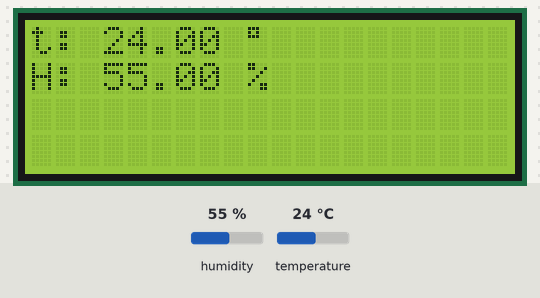
The sketch below on a simulated Arduino Uno, built with avr-gcc and run on an emulated ATmega328P. Shown: 20×4 character LCD. Wiring (inferred from the names in the program): DHT22 sensor: data pin 2. Inputs (shaded band) come from the test bench; at power-on: humidity 55 %, temperature 24 °C.

Above: at 1.2 s.
1.3 s: humidity set to 22 %
At 4.0 s:
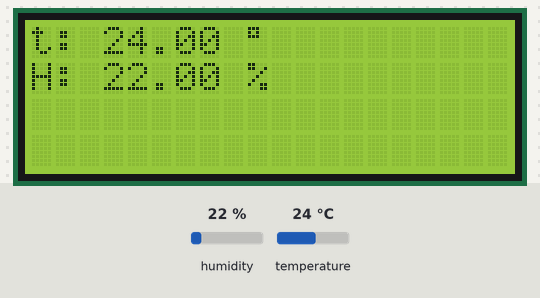
4.4 s: temperature set to 12 °C
At 5.5 s:
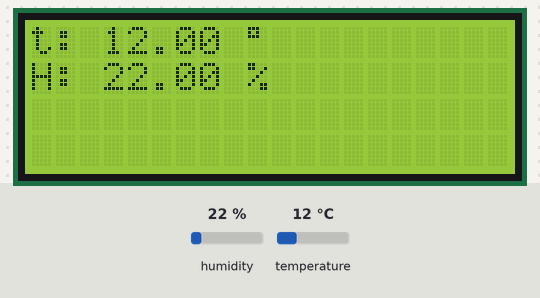
7.5 s: humidity set to 40 %
At 9.8 s:
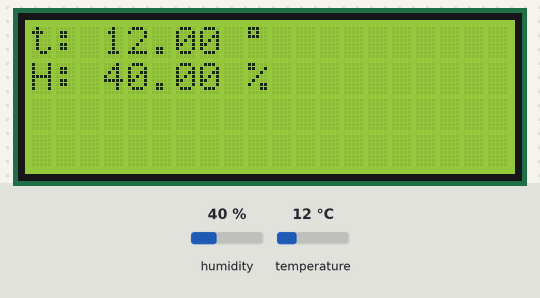
11.0 s: temperature set to 19 °C
Timing chart, 0 to 14.0 s (numbered marks = the images above; inputs shaded):
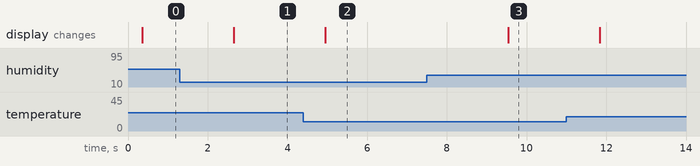

The sketch:

dht_test.ino
```cpp
#include <DHT.h>
#include <Wire.h>
#include <LiquidCrystal_I2C.h>


LiquidCrystal_I2C lcd(0x27, 20, 4);

#define DHT_PIN 2
#define DHT_TYPE DHT22   // DHT 22  (AM2302)

DHT dht(DHT_PIN, DHT_TYPE);

void display_data()
{
  float h = dht.readHumidity();
  float t = dht.readTemperature();

  lcd.setCursor (0, 0);
  lcd.print ("t: ");
  lcd.print (t);
  lcd.print (" ");
  lcd.print ((char)223);

  lcd.setCursor (0, 1);
  lcd.print ("H: ");
  lcd.print (h);
  lcd.print (" %");

}

void setup()
{
  // init lcd
  lcd.init();
  lcd.backlight();

  // init temperature
  // and humidity sensor
  dht.begin();
}

void loop()
{
  display_data();
  delay(2000);
}
```

Measured:
- after the input at 1.3 s, the display: changes after 1.4 s (image 1)
- after the input at 4.4 s, the display: changes after 0.55 s (image 2)
- after the input at 7.5 s, the display: changes after 2.0 s (image 3)
